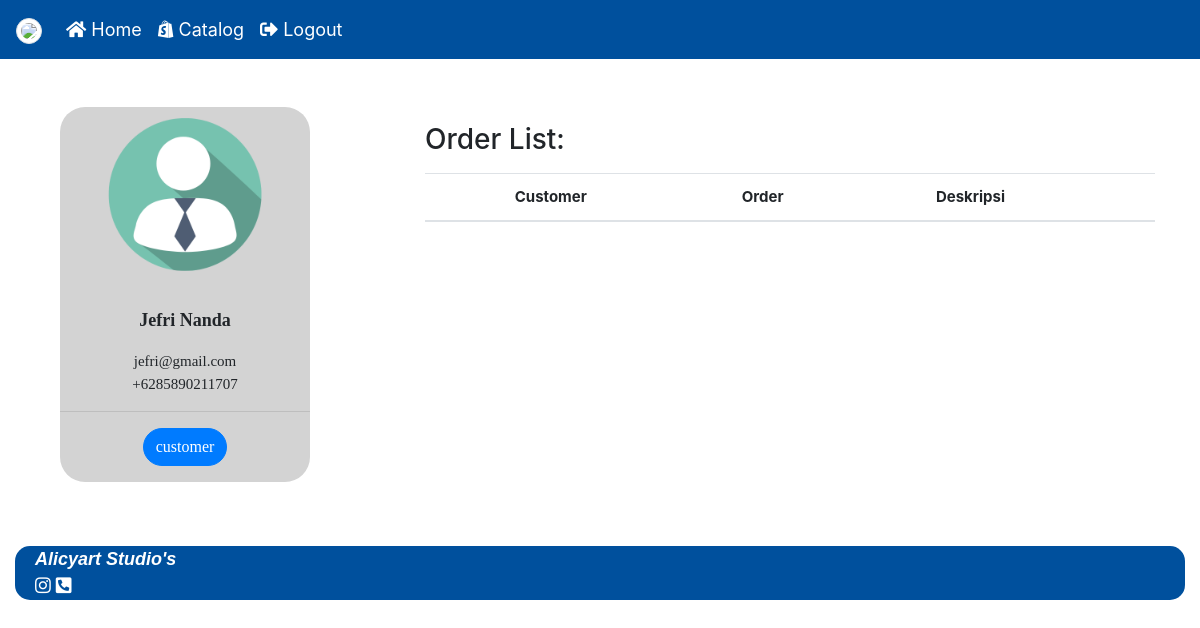
Screenshot of /designer_home.php (signed in) with the database file from the repository.
### tables this page shows
CREATE TABLE `tb_users` (
  `id_user` int(11) NOT NULL,
  `name` varchar(100) NOT NULL,
  `email` varchar(50) NOT NULL,
  `password` varchar(50) NOT NULL,
  `no_tlp` varchar(14) NOT NULL,
  `role` varchar(25) NOT NULL,
  `picture_profile` varchar(255) NOT NULL
);

### designer_home.php (the view, shortened to what this page needs)
<?php include('templates/header.php') ?>
<?php
$data = $conn->query("SELECT * FROM tb_users WHERE id_user='".$_SESSION['id_user']."'");
?>
<?php $user = $data->fetch_assoc() ?>
<div class="container mt-5">
  <div class="row">
    <div class="col-sm-4 text-center">
      <div class="container">
        <div class="profile">
          <center>
            <img src="assets/img/profile/<?php echo $user['picture_profile'];?>" class="center rounded-circle" style="width:200px;">
          </center>
          <p><strong><?= $user['name'];?></strong><br>
            <p style="font-size:15px;">
              <?php echo $user['email'];?><br>
              +<?php echo $user['no_tlp'];?>
            </p>
          </p>
          <hr>
          <p class="pb-3">
          <a href="edit_profile.php?id_user=<?= $_SESSION['id_user']?>" type="button" class="btn btn-primary" style="border-radius:20px;"><?= $_SESSION['role'] ?></a>
          </p>
        </div>
      </div>
    </div>
    <div class="col-sm-8">
          <p><h3>Order List:</h3></p>
          <table class="table table-striped text-center" style="font-size:15px;">
            <thead>
              <tr>
                <th>Customer</th>
                <th>Order</th>
                <th>Deskripsi</th>
                <th></th>
              </tr>
            </thead>
          </table>
    </div>
  </div>
</div>
<?php include('templates/footer.php') ?>

### assets/css/style.css (style rules this page uses)
.profile { width: 250px; height: auto; border-radius: 25px; background-color: lightgray; }
.profile p { font-size: 18px; font-family: cursive; }

### rows the page displays
tb_users: picture_profile (placeholder picture), name "Jefri Nanda", email "jefri@gmail.com", no_tlp "6285890211707"

### other values shown
$_SESSION['role'] "customer"
